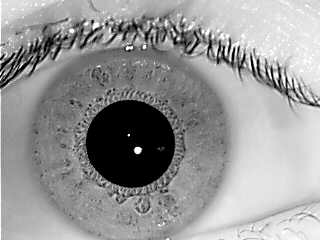
%> input picture iris_1.jpg, 320 x 240 px
$ octave --eval "iris_project;"   (GNU Octave 9; MATLAB toolbox functions it lacks are replaced by stand-ins)
%> lines starting %> are read from the running program, lines starting %| are printed output that depends on the picture
function iris_project()


image_rgb1 = rgb2gray(imread('iris_1.jpg'));
%> image_rgb1: size 240x320 uint8; min 0, max 255, mean 150.8

figure;

imshow(image_rgb1);

image_rgb2 = rgb2gray(imread('iris_4.jpg'));
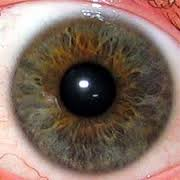
%> input picture iris_4.jpg, 180 x 180 px
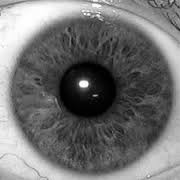
%> image_rgb2: size 180x180 uint8; min 0, max 255, mean 113

figure;

imshow(image_rgb2);

% edge detection

image_rgb1 = double(imresize(image_rgb1, [256 256]));
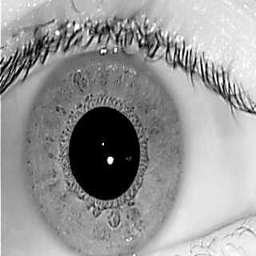
%> image_rgb1: size 256x256 double; min 0, max 255, mean 150.8

Image_edge1 = double(edge(imresize(image_rgb1, [256 256]),'canny'));
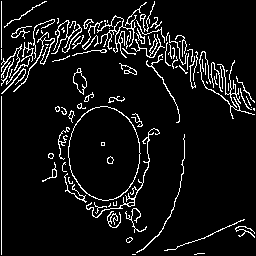
%> Image_edge1: size 256x256 double; values 0 (black) and 1 (white), 7.6% white in thin lines or dots

figure;

imshow(Image_edge1);

% for second image

image_rgb1 = double(imresize(image_rgb2, [255 255]));
%> image_rgb1: size 255x255 double

Image_edge2 = double(edge(imresize(image_rgb2, [256 256]),'canny'));
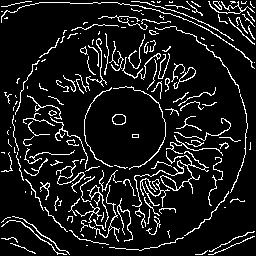
%> Image_edge2: size 256x256 double; values 0 (black) and 1 (white), 10.3% white in thin lines or dots

figure;

imshow(Image_edge2);

% find the outer circle in the eye

sum_intensity = zeros(size(Image_edge1,1),1);

middle = 128;

start = 1;

for i = start+1:120%:255
i
    for j = 1:3

       sum_intensity(i-start,1) = sum_intensity(i-start,1) + Image_edge1(middle,middle+i+j);

       sum_intensity(i-start,1) = sum_intensity(i-start,1) + Image_edge1(middle,middle-i+j);

      sum_intensity(i-start,1) = sum_intensity(i-start,1) + Image_edge1(middle+i+j,middle+i+j);

       sum_intensity(i-start,1) = sum_intensity(i-start,1) + Image_edge1(middle-i+j,middle+i+j);

       sum_intensity(i-start,1) = sum_intensity(i-start,1) + Image_edge1(middle+i+j,middle);

       sum_intensity(i-start,1) = sum_intensity(i-start,1) + Image_edge1(middle-i+j,middle);

       sum_intensity(i-start,1) = sum_intensity(i-start,1) + Image_edge1(middle+i+j,middle-i+j);

       sum_intensity(i-start,1) = sum_intensity(i-start,1) + Image_edge1(middle-i+j,middle-i+j);

    end

end
%> after the loop, sum_intensity = 256 values, max 8 at index 60, min 0 at index 1, mean 0.789

[C I] = max(sum_intensity);
%> C = 8; I = 60

% crop image

I2 = imcrop(Image_edge1,[middle-I middle-I I+I I+I]);  % [xmin ymin width height]
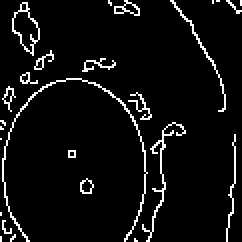
%> I2: size 121x121 double (shown 2 times larger); values 0 (black) and 1 (white), 5.8% white in thin lines or dots

figure;

imshow(I2);


% find the outer circle in the eye

sum_intensity = zeros(size(Image_edge2,1),1);

middle = 128;

start =1;

for i = start+1:120%:255
i
    for j = 1:3

       sum_intensity(i-start,1) = sum_intensity(i-start,1) + Image_edge2(middle,middle+i+j);

       sum_intensity(i-start,1) = sum_intensity(i-start,1) + Image_edge2(middle,middle-i+j);

      sum_intensity(i-start,1) = sum_intensity(i-start,1) + Image_edge2(middle+i+j,middle+i+j);

       sum_intensity(i-start,1) = sum_intensity(i-start,1) + Image_edge2(middle-i+j,middle+i+j);

       sum_intensity(i-start,1) = sum_intensity(i-start,1) + Image_edge2(middle+i+j,middle);

       sum_intensity(i-start,1) = sum_intensity(i-start,1) + Image_edge2(middle-i+j,middle);

       sum_intensity(i-start,1) = sum_intensity(i-start,1) + Image_edge2(middle+i+j,middle-i+j);

       sum_intensity(i-start,1) = sum_intensity(i-start,1) + Image_edge2(middle-i+j,middle-i+j);

    end

end
%> after the loop, sum_intensity = 256 values, max 8 at index 98, min 0 at index 1, mean 0.969

[C I] = max(sum_intensity);
%> I = 98

% crop image

I2 = imcrop(Image_edge2,[middle-I middle-I I+I I+I]);  % [xmin ymin width height]
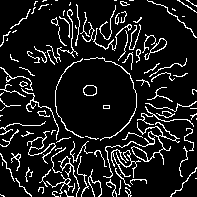
%> I2: size 197x197 double; values 0 (black) and 1 (white), 11.4% white in thin lines or dots

figure;

imshow(I2);


end
